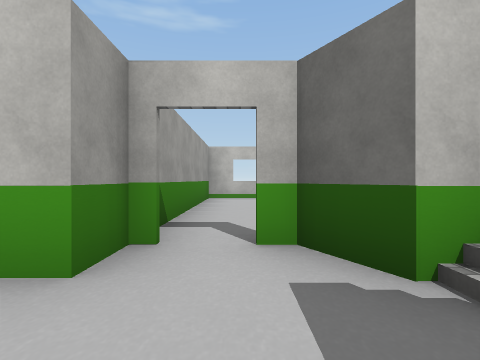
View 1 (above)

16 first-person views from a walk through a scene from a Unity 3-D project. The camera is 1.4 m above the floor, looks level and sees 85° across. The floor is counted in squares, 2.67 m on a side. Each view is taken from the middle of a square. On the plan, view 1 faces up. The plan holds only what a view shows up to about 9 squares ahead; the rest is blank. The place goes on beyond the plan. The player character is not drawn. Some surface patterns are stand-ins.

View 2
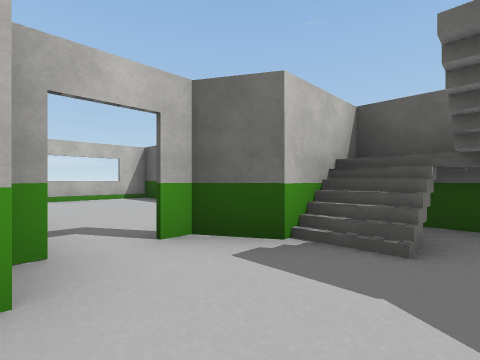

View 3
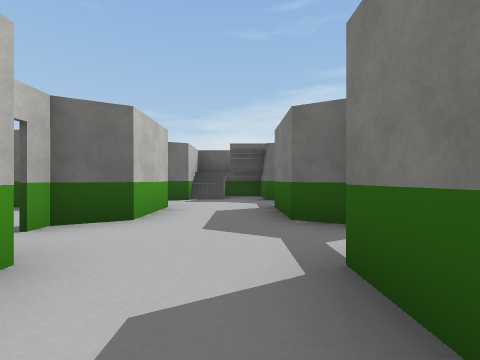

View 4
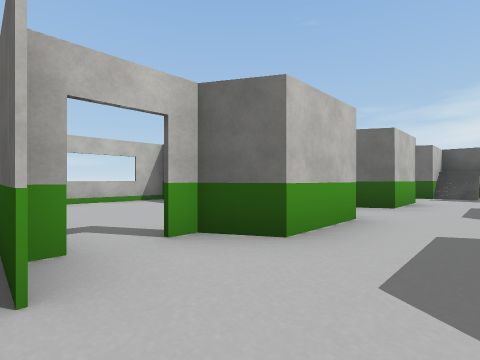

View 5
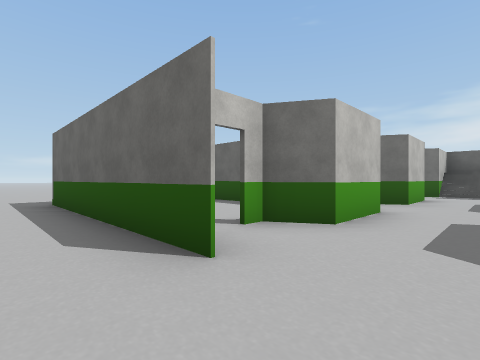

View 6
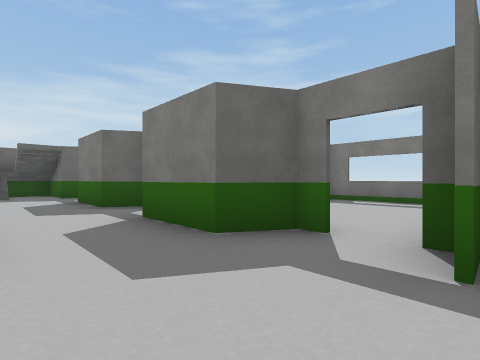

View 7
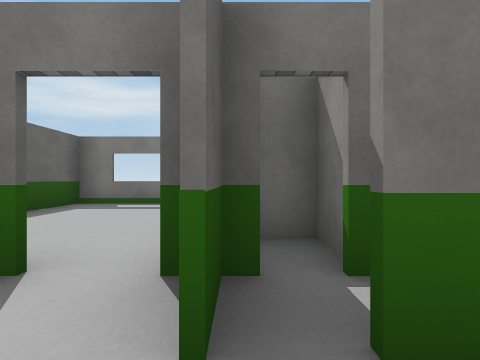

View 8
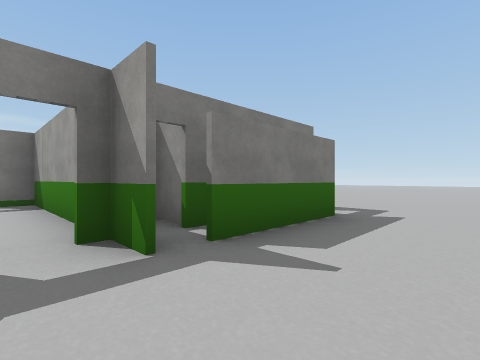

View 9
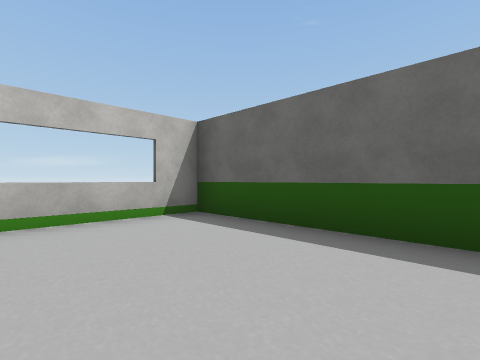

View 10
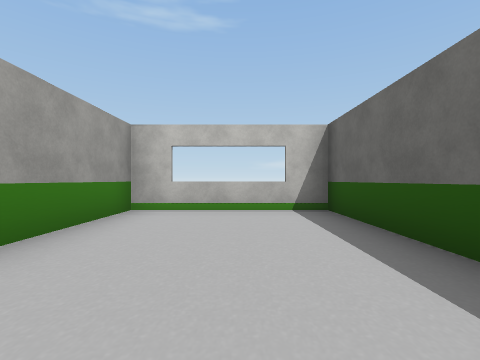

View 11
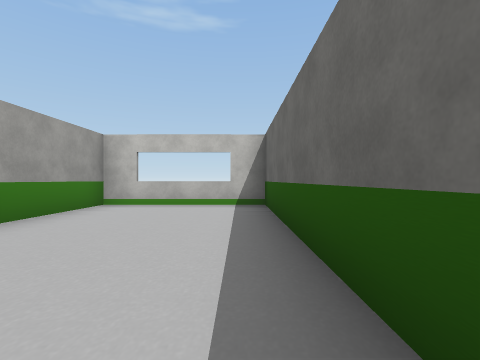

View 12
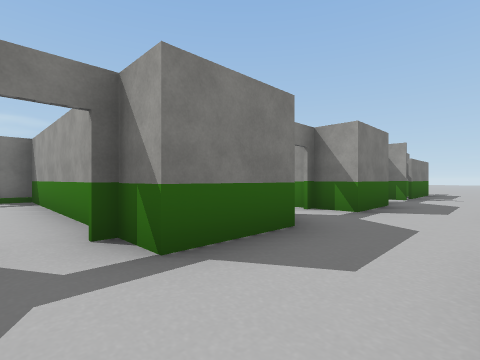

View 13
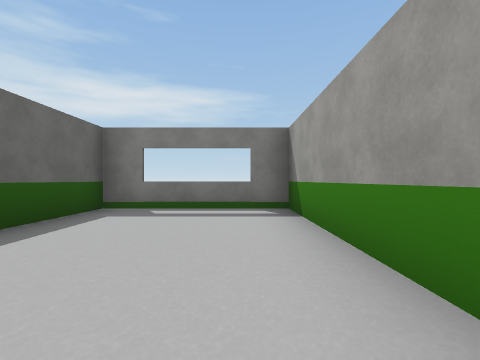

View 14
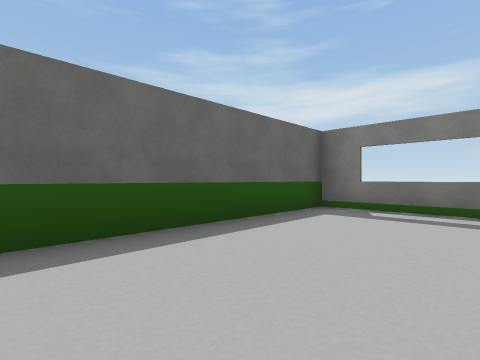

View 15
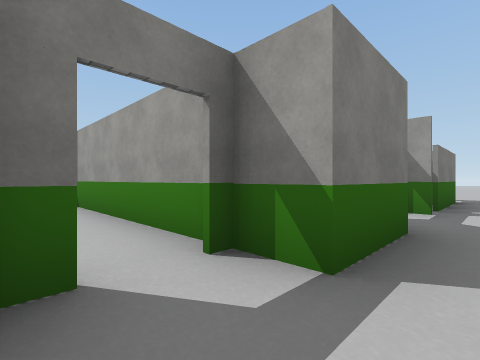

View 16
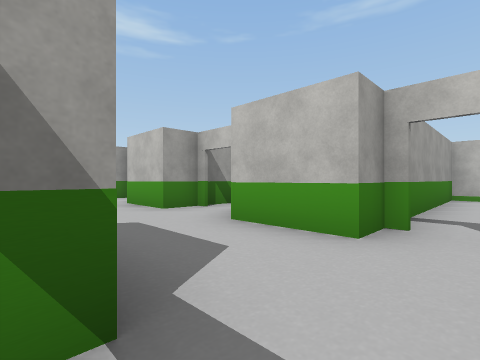

### Floor plan
Ten units are one square. View 1 is at (0, 0); x grows to the right and y downward. Boxes are objects, and circles mark ways between rooms. Rooms are numbered by the first view taken in them; rooms with no view inside come last. Other rooms are left out.
<svg viewBox="-145 -81 176 154">
<path fill="none" stroke="#000" d="M-30 14 -26 7 -9 7M-44 -14 -60 -14M-9 -14 -26 -14M6 12 9 7 26 7M-69 14 -65 14 -60 7 -44 7M-78 8 -78 15M19 -14 9 -14M25 10 25 -6M-108 7 -84 7M-81 14 -75 14M-79 -14 -79 -66M-44 -30 -44 -66 -80 -66M-78 -22 -78 -17M-60 -14 -64 -21 -69 -21M25 -25 25 -76 -9 -76 -9 -29M9 -14 4 -22M-9 -21 -9 -14M-9 7 -9 68 25 68 25 10M-78 34 -78 59 -44 59 -44 44"/>
<rect x="15" y="-5" width="10" height="10" fill="#bbb"><title>other object</title></rect>
<rect x="-95" y="15" width="10" height="10" fill="#bbb"><title>other object</title></rect>
<circle cx="-80" cy="-5" r="3" fill="#2a7"/>
<circle cx="-70" cy="-20" r="3" fill="#2a7"/>
<circle cx="0" cy="-15" r="3" fill="#2a7"/>
<circle cx="0" cy="10" r="3" fill="#2a7"/>
<circle cx="-70" cy="10" r="3" fill="#2a7"/>
<text x="-30" y="0">1</text>
<text x="-140" y="30">2</text>
<text x="-60" y="-40">3</text>
<text x="10" y="-40">4</text>
<text x="10" y="40">5</text>
<text x="-70" y="30">6</text>
</svg>
Room 1 opens to room 2. Room 1 opens to room 3. Room 1 opens to room 4. Room 1 opens to room 5. Room 1 opens to room 6.

Where each view was taken, in squares from view 1:
view 1: 0 up, 0 right, facing up
view 2: 0 up, 1 left, facing up-right
view 3: 0 up, 6 left, facing right
view 4: 0 up, 8 left, facing up-right
view 5: 0 up, 9 left, facing up-right
view 6: 1 up, 8 left, facing down-right
view 7: 0 up, 8 left, facing down
view 8: 1 up, 7 left, facing down-left
view 9: 3 up, 7 left, facing up-right
view 10: 3 up, 1 right, facing up
view 11: 2 up, 2 right, facing up
view 12: 1 up, 0 right, facing down-left
view 13: 2 down, 0 right, facing down
view 14: 2 down, 0 right, facing down-right
view 15: 0 up, 3 left, facing down-left
view 16: 1 down, 0 right, facing up-left
